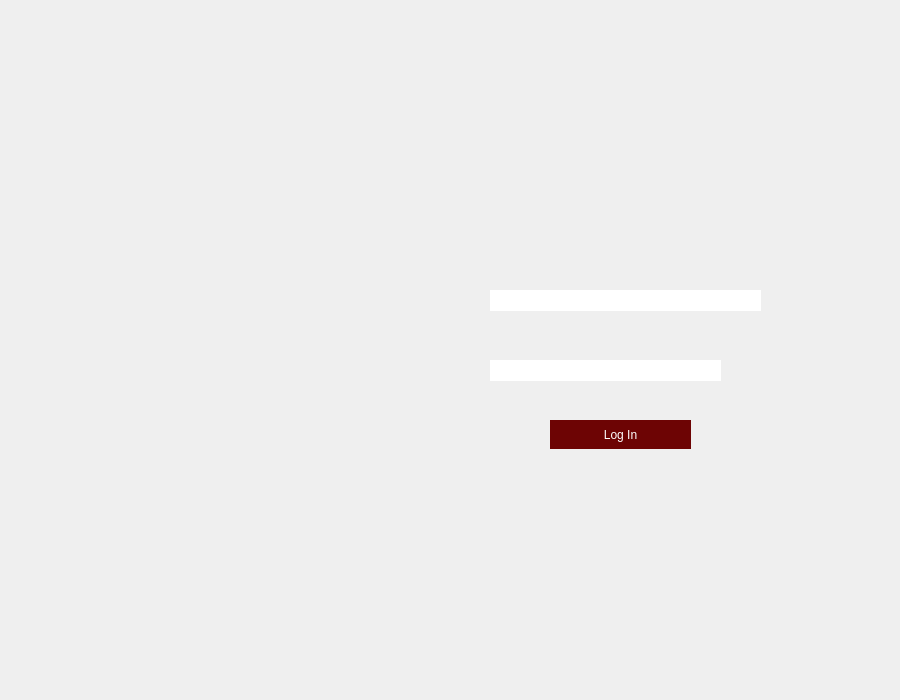
<?xml version="1.0" encoding="UTF-8"?>
<ui version="4.0">
 <class>loginscreen</class>
 <widget class="QDialog" name="loginscreen">
  <property name="geometry">
   <rect>
    <x>0</x>
    <y>0</y>
    <width>900</width>
    <height>700</height>
   </rect>
  </property>
  <property name="windowTitle">
   <string>LibTech</string>
  </property>
  <property name="windowIcon">
   <iconset resource="Pictures.qrc">
    <normaloff>:/new/prefix1/pics/LibTechLogo.png</normaloff>:/new/prefix1/pics/LibTechLogo.png</iconset>
  </property>
  <widget class="QLabel" name="label">
   <property name="geometry">
    <rect>
     <x>0</x>
     <y>0</y>
     <width>901</width>
     <height>701</height>
    </rect>
   </property>
   <property name="text">
    <string/>
   </property>
   <property name="pixmap">
    <pixmap resource="Pictures.qrc">:/new/prefix1/pics/LogInScreen2.png</pixmap>
   </property>
  </widget>
  <widget class="QLineEdit" name="username">
   <property name="geometry">
    <rect>
     <x>490</x>
     <y>290</y>
     <width>271</width>
     <height>21</height>
    </rect>
   </property>
   <property name="styleSheet">
    <string notr="true">border: none</string>
   </property>
  </widget>
  <widget class="QLineEdit" name="password">
   <property name="geometry">
    <rect>
     <x>490</x>
     <y>360</y>
     <width>231</width>
     <height>21</height>
    </rect>
   </property>
   <property name="styleSheet">
    <string notr="true">border: none</string>
   </property>
   <property name="echoMode">
    <enum>QLineEdit::Password</enum>
   </property>
  </widget>
  <widget class="QPushButton" name="login_button">
   <property name="geometry">
    <rect>
     <x>550</x>
     <y>420</y>
     <width>141</width>
     <height>29</height>
    </rect>
   </property>
   <property name="styleSheet">
    <string notr="true">background-color: rgb(109, 4, 4);
color: rgb(255, 255, 255);
border: none
</string>
   </property>
   <property name="text">
    <string>Log In</string>
   </property>
  </widget>
 </widget>
 <resources>
  <include location="Pictures.qrc"/>
 </resources>
 <connections/>
</ui>
